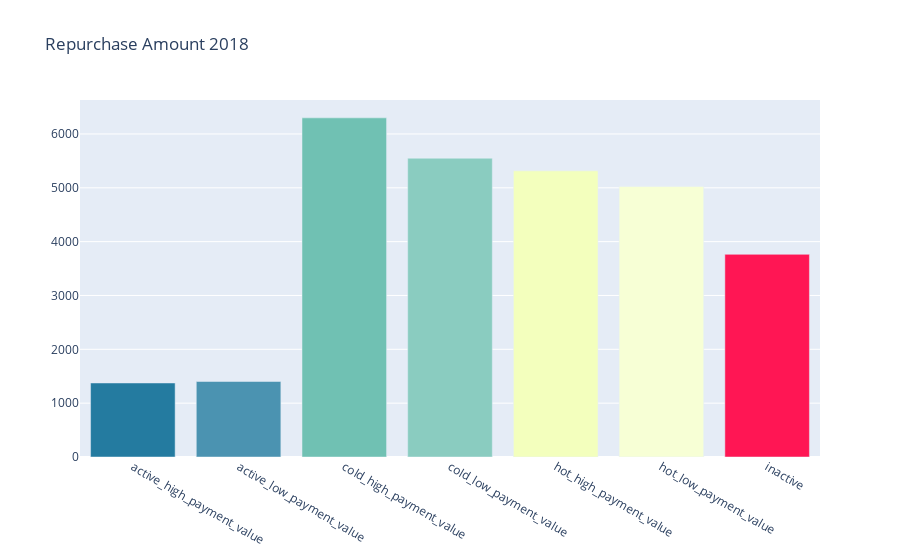

Notebook code cell kept with this figure:
### Code cell
configure_plotly_browser_state()
trace0 = go.Bar(
    x=df_qty_subsegment_2018["sub_segment"].values,
    y=df_qty_subsegment_2018["order_purchase_qty"].values,
    marker=dict(
        color=['rgba(36,123,160,1)', 
               'rgba(75,147,177,1)',
               'rgba(112,193,179,1)', 
               'rgba(138,204,192,1)',
               'rgba(243,255,189,1)',
               'rgba(247,255,213,1)',
               'rgba(255,22,84,1)']),
)

data = [trace0]

layout = go.Layout(
    title='Repurchase Amount 2018',
)

fig = go.Figure(data=data, layout=layout)
py.iplot(fig)

### Figure 1 — Plotly figure (JSON) as saved in the notebook; plotly's stock layout.template omitted (floating-point values rounded to 4 significant figures)
{"data": [{"marker": {"color": ["rgba(36,123,160,1)", "rgba(75,147,177,1)", "rgba(112,193,179,1)", "rgba(138,204,192,1)", "rgba(243,255,189,1)", "rgba(247,255,213,1)", "rgba(255,22,84,1)"]}, "type": "bar", "x": ["active_high_payment_value", "active_low_payment_value", "cold_high_payment_value", "cold_low_payment_value", "hot_high_payment_value", "hot_low_payment_value", "inactive"], "y": [1375, 1402, 6299, 5549, 5315, 5025, 3764]}], "layout": {"title": {"text": "Repurchase Amount 2018"}}}
